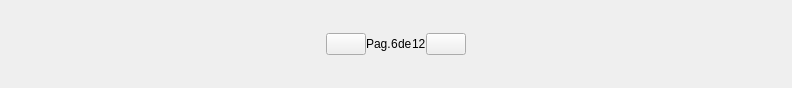
<?xml version="1.0" encoding="UTF-8"?>
<ui version="4.0">
 <class>SettingsPagerCont</class>
 <widget class="QWidget" name="SettingsPagerCont">
  <property name="geometry">
   <rect>
    <x>0</x>
    <y>0</y>
    <width>792</width>
    <height>88</height>
   </rect>
  </property>
  <property name="windowTitle">
   <string>Form</string>
  </property>
  <property name="styleSheet">
   <string notr="true" />
  </property>
  <layout class="QHBoxLayout" name="horizontalLayout">
   <property name="spacing">
    <number>0</number>
   </property>
   <property name="margin">
    <number>0</number>
   </property>
   <item>
    <spacer name="horizontalSpacer">
     <property name="orientation">
      <enum>Qt::Horizontal</enum>
     </property>
     <property name="sizeHint" stdset="0">
      <size>
       <width>57</width>
       <height>28</height>
      </size>
     </property>
    </spacer>
   </item>
   <item>
    <widget class="SilentQPushButton" name="upPageBtn">
     <property name="sizePolicy">
      <sizepolicy hsizetype="Minimum" vsizetype="Fixed">
       <horstretch>0</horstretch>
       <verstretch>0</verstretch>
      </sizepolicy>
     </property>
     <property name="focusPolicy">
      <enum>Qt::NoFocus</enum>
     </property>
     <property name="text">
      <string />
     </property>
    </widget>
   </item>
   <item>
    <widget class="QLabel" name="pageLbl">
     <property name="sizePolicy">
      <sizepolicy hsizetype="Minimum" vsizetype="Preferred">
       <horstretch>0</horstretch>
       <verstretch>0</verstretch>
      </sizepolicy>
     </property>
     <property name="text">
      <string>Pag.</string>
     </property>
     <property name="indent">
      <number>0</number>
     </property>
    </widget>
   </item>
   <item>
    <widget class="QLabel" name="currentPageLbl">
     <property name="sizePolicy">
      <sizepolicy hsizetype="Minimum" vsizetype="Preferred">
       <horstretch>0</horstretch>
       <verstretch>0</verstretch>
      </sizepolicy>
     </property>
     <property name="text">
      <string>6</string>
     </property>
     <property name="indent">
      <number>0</number>
     </property>
    </widget>
   </item>
   <item>
    <widget class="QLabel" name="ofLbl">
     <property name="sizePolicy">
      <sizepolicy hsizetype="Minimum" vsizetype="Preferred">
       <horstretch>0</horstretch>
       <verstretch>0</verstretch>
      </sizepolicy>
     </property>
     <property name="text">
      <string>de</string>
     </property>
     <property name="indent">
      <number>0</number>
     </property>
    </widget>
   </item>
   <item>
    <widget class="QLabel" name="totalPagesLbl">
     <property name="sizePolicy">
      <sizepolicy hsizetype="Minimum" vsizetype="Preferred">
       <horstretch>0</horstretch>
       <verstretch>0</verstretch>
      </sizepolicy>
     </property>
     <property name="text">
      <string>12</string>
     </property>
     <property name="indent">
      <number>0</number>
     </property>
    </widget>
   </item>
   <item>
    <widget class="SilentQPushButton" name="downPageBtn">
     <property name="sizePolicy">
      <sizepolicy hsizetype="Minimum" vsizetype="Fixed">
       <horstretch>0</horstretch>
       <verstretch>0</verstretch>
      </sizepolicy>
     </property>
     <property name="focusPolicy">
      <enum>Qt::NoFocus</enum>
     </property>
     <property name="text">
      <string />
     </property>
    </widget>
   </item>
   <item>
    <spacer name="horizontalSpacer_2">
     <property name="orientation">
      <enum>Qt::Horizontal</enum>
     </property>
     <property name="sizeHint" stdset="0">
      <size>
       <width>57</width>
       <height>28</height>
      </size>
     </property>
    </spacer>
   </item>
  </layout>
 </widget>
 <customwidgets>
  <customwidget>
   <class>SilentQPushButton</class>
   <extends>QPushButton</extends>
   <header>SilentQPushButton.h</header>
  </customwidget>
 </customwidgets>
 <resources />
 <connections />
</ui>
